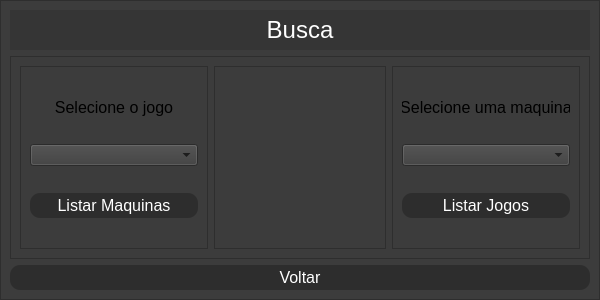
      <widget class="QWidget" name="pg_buscar">
       <layout class="QVBoxLayout" name="verticalLayout_34">
        <property name="spacing">
         <number>0</number>
        </property>
        <property name="leftMargin">
         <number>0</number>
        </property>
        <property name="topMargin">
         <number>0</number>
        </property>
        <property name="rightMargin">
         <number>0</number>
        </property>
        <property name="bottomMargin">
         <number>0</number>
        </property>
        <item>
         <widget class="QFrame" name="frame_17">
          <property name="styleSheet">
           <string notr="true">background-color: rgb(80, 80, 80);</string>
          </property>
          <property name="frameShape">
           <enum>QFrame::NoFrame</enum>
          </property>
          <property name="frameShadow">
           <enum>QFrame::Raised</enum>
          </property>
          <layout class="QHBoxLayout" name="horizontalLayout_29">
           <property name="spacing">
            <number>0</number>
           </property>
           <property name="leftMargin">
            <number>0</number>
           </property>
           <property name="topMargin">
            <number>0</number>
           </property>
           <property name="rightMargin">
            <number>0</number>
           </property>
           <property name="bottomMargin">
            <number>0</number>
           </property>
           <item>
            <widget class="QFrame" name="frame_18">
             <property name="maximumSize">
              <size>
               <width>600</width>
               <height>300</height>
              </size>
             </property>
             <property name="styleSheet">
              <string notr="true">background-color: rgb(60, 60, 60);</string>
             </property>
             <property name="frameShape">
              <enum>QFrame::StyledPanel</enum>
             </property>
             <property name="frameShadow">
              <enum>QFrame::Raised</enum>
             </property>
             <layout class="QVBoxLayout" name="verticalLayout_45">
              <item>
               <widget class="QLabel" name="label_10">
                <property name="minimumSize">
                 <size>
                  <width>0</width>
                  <height>40</height>
                 </size>
                </property>
                <property name="maximumSize">
                 <size>
                  <width>16777215</width>
                  <height>40</height>
                 </size>
                </property>
                <property name="styleSheet">
                 <string notr="true">background-color: rgb(53, 53, 53);</string>
                </property>
                <property name="text">
                 <string>&lt;html&gt;&lt;head/&gt;&lt;body&gt;&lt;p align=&quot;center&quot;&gt;&lt;span style=&quot; font-size:18pt; color:#fefefe;&quot;&gt;Busca&lt;/span&gt;&lt;/p&gt;&lt;/body&gt;&lt;/html&gt;</string>
                </property>
               </widget>
              </item>
              <item>
               <widget class="QFrame" name="frame_47">
                <property name="frameShape">
                 <enum>QFrame::StyledPanel</enum>
                </property>
                <property name="frameShadow">
                 <enum>QFrame::Raised</enum>
                </property>
                <layout class="QHBoxLayout" name="horizontalLayout_28">
                 <item>
                  <widget class="QFrame" name="frame_45">
                   <property name="frameShape">
                    <enum>QFrame::StyledPanel</enum>
                   </property>
                   <property name="frameShadow">
                    <enum>QFrame::Raised</enum>
                   </property>
                   <layout class="QVBoxLayout" name="verticalLayout_43">
                    <item>
                     <widget class="QLabel" name="label_11">
                      <property name="minimumSize">
                       <size>
                        <width>168</width>
                        <height>0</height>
                       </size>
                      </property>
                      <property name="maximumSize">
                       <size>
                        <width>16777215</width>
                        <height>20</height>
                       </size>
                      </property>
                      <property name="font">
                       <font>
                        <pointsize>12</pointsize>
                       </font>
                      </property>
                      <property name="text">
                       <string>Selecione o jogo</string>
                      </property>
                      <property name="alignment">
                       <set>Qt::AlignCenter</set>
                      </property>
                     </widget>
                    </item>
                    <item>
                     <widget class="QComboBox" name="lista_de_jogos"/>
                    </item>
                    <item>
                     <widget class="QPushButton" name="busca_lista_maquina_button">
                      <property name="minimumSize">
                       <size>
                        <width>0</width>
                        <height>25</height>
                       </size>
                      </property>
                      <property name="maximumSize">
                       <size>
                        <width>16777215</width>
                        <height>25</height>
                       </size>
                      </property>
                      <property name="styleSheet">
                       <string notr="true">QPushButton{
	color:rgb(255,255,255);
	border-radius: 10px;
	font-size: 16px;
	
	background-color: rgb(45, 45, 45);
}
QPushButton:hover{background-color: #787878; color:black}</string>
                      </property>
                      <property name="text">
                       <string>Listar Maquinas</string>
                      </property>
                     </widget>
                    </item>
                   </layout>
                  </widget>
                 </item>
                 <item>
                  <widget class="QTableWidget" name="tableWidget"/>
                 </item>
                 <item>
                  <widget class="QFrame" name="frame_46">
                   <property name="frameShape">
                    <enum>QFrame::StyledPanel</enum>
                   </property>
                   <property name="frameShadow">
                    <enum>QFrame::Raised</enum>
                   </property>
                   <layout class="QVBoxLayout" name="verticalLayout_44">
                    <item>
                     <widget class="QLabel" name="label_12">
                      <property name="minimumSize">
                       <size>
                        <width>168</width>
                        <height>0</height>
                       </size>
                      </property>
                      <property name="maximumSize">
                       <size>
                        <width>16777215</width>
                        <height>20</height>
                       </size>
                      </property>
                      <property name="font">
                       <font>
                        <pointsize>12</pointsize>
                       </font>
                      </property>
                      <property name="text">
                       <string>Selecione uma maquina</string>
                      </property>
                      <property name="alignment">
                       <set>Qt::AlignCenter</set>
                      </property>
                     </widget>
                    </item>
                    <item>
                     <widget class="QComboBox" name="lista_de_maquinas"/>
                    </item>
                    <item>
                     <widget class="QPushButton" name="busca_lista_jogos_button">
                      <property name="minimumSize">
                       <size>
                        <width>0</width>
                        <height>25</height>
                       </size>
                      </property>
                      <property name="maximumSize">
                       <size>
                        <width>16777215</width>
                        <height>25</height>
                       </size>
                      </property>
                      <property name="styleSheet">
                       <string notr="true">QPushButton{
	color:rgb(255,255,255);
	border-radius: 10px;
	font-size: 16px;
	
	background-color: rgb(45, 45, 45);
}
QPushButton:hover{background-color: #787878; color:black}</string>
                      </property>
                      <property name="text">
                       <string>Listar Jogos</string>
                      </property>
                     </widget>
                    </item>
                   </layout>
                  </widget>
                 </item>
                </layout>
               </widget>
              </item>
              <item>
               <widget class="QPushButton" name="voltar_busca_button">
                <property name="minimumSize">
                 <size>
                  <width>0</width>
                  <height>25</height>
                 </size>
                </property>
                <property name="maximumSize">
                 <size>
                  <width>16777215</width>
                  <height>25</height>
                 </size>
                </property>
                <property name="styleSheet">
                 <string notr="true">QPushButton{
	color:rgb(255,255,255);
	border-radius: 10px;
	font-size: 16px;
	
	background-color: rgb(45, 45, 45);
}
QPushButton:hover{background-color: #787878; color:black}</string>
                </property>
                <property name="text">
                 <string>Voltar</string>
                </property>
               </widget>
              </item>
             </layout>
            </widget>
           </item>
          </layout>
         </widget>
        </item>
       </layout>
      </widget>
